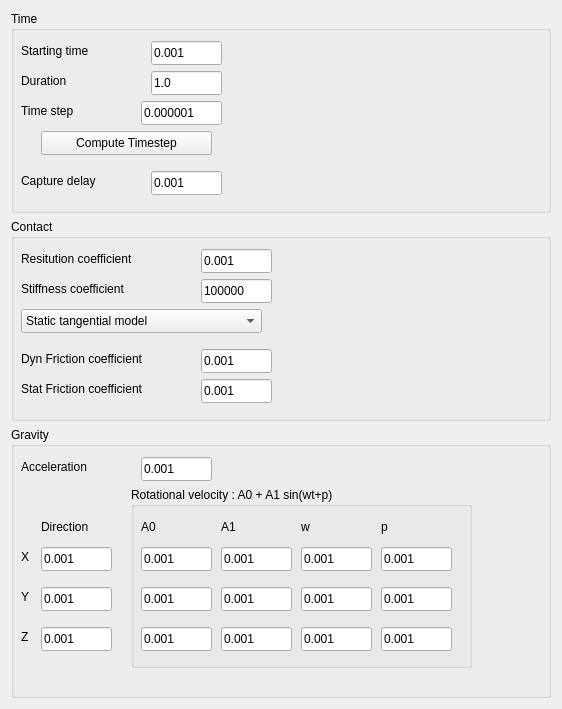
      <widget class="QWidget" name="scrollAreaWidgetContents">
       <property name="geometry">
        <rect>
         <x>0</x>
         <y>-320</y>
         <width>562</width>
         <height>709</height>
        </rect>
       </property>
       <layout class="QVBoxLayout" name="verticalLayout">
        <item>
         <widget class="QGroupBox" name="timeSetupGroupBox">
          <property name="minimumSize">
           <size>
            <width>231</width>
            <height>201</height>
           </size>
          </property>
          <property name="title">
           <string>Time</string>
          </property>
          <widget class="QLineEdit" name="startingTimeField">
           <property name="geometry">
            <rect>
             <x>140</x>
             <y>30</y>
             <width>71</width>
             <height>24</height>
            </rect>
           </property>
           <property name="text">
            <string>0.001</string>
           </property>
          </widget>
          <widget class="QLabel" name="label_15">
           <property name="geometry">
            <rect>
             <x>10</x>
             <y>30</y>
             <width>171</width>
             <height>20</height>
            </rect>
           </property>
           <property name="text">
            <string>Starting time</string>
           </property>
          </widget>
          <widget class="QLineEdit" name="durationField">
           <property name="geometry">
            <rect>
             <x>140</x>
             <y>60</y>
             <width>71</width>
             <height>24</height>
            </rect>
           </property>
           <property name="text">
            <string>1.0</string>
           </property>
          </widget>
          <widget class="QLabel" name="label_16">
           <property name="geometry">
            <rect>
             <x>10</x>
             <y>60</y>
             <width>171</width>
             <height>20</height>
            </rect>
           </property>
           <property name="text">
            <string>Duration</string>
           </property>
          </widget>
          <widget class="QLineEdit" name="timestepField">
           <property name="geometry">
            <rect>
             <x>130</x>
             <y>90</y>
             <width>81</width>
             <height>24</height>
            </rect>
           </property>
           <property name="text">
            <string>0.000001</string>
           </property>
          </widget>
          <widget class="QLabel" name="label_17">
           <property name="geometry">
            <rect>
             <x>10</x>
             <y>90</y>
             <width>171</width>
             <height>20</height>
            </rect>
           </property>
           <property name="text">
            <string>Time step</string>
           </property>
          </widget>
          <widget class="QPushButton" name="computeTimestep">
           <property name="geometry">
            <rect>
             <x>30</x>
             <y>120</y>
             <width>171</width>
             <height>24</height>
            </rect>
           </property>
           <property name="text">
            <string>Compute Timestep</string>
           </property>
          </widget>
          <widget class="QLineEdit" name="captureDelayField">
           <property name="geometry">
            <rect>
             <x>140</x>
             <y>160</y>
             <width>71</width>
             <height>24</height>
            </rect>
           </property>
           <property name="text">
            <string>0.001</string>
           </property>
          </widget>
          <widget class="QLabel" name="label_18">
           <property name="geometry">
            <rect>
             <x>10</x>
             <y>160</y>
             <width>171</width>
             <height>20</height>
            </rect>
           </property>
           <property name="text">
            <string>Capture delay</string>
           </property>
          </widget>
         </widget>
        </item>
        <item>
         <widget class="QGroupBox" name="groupBox_4">
          <property name="minimumSize">
           <size>
            <width>271</width>
            <height>201</height>
           </size>
          </property>
          <property name="title">
           <string>Contact</string>
          </property>
          <widget class="QLineEdit" name="restitutionField">
           <property name="geometry">
            <rect>
             <x>190</x>
             <y>30</y>
             <width>71</width>
             <height>24</height>
            </rect>
           </property>
           <property name="text">
            <string>0.001</string>
           </property>
          </widget>
          <widget class="QLabel" name="label_3">
           <property name="geometry">
            <rect>
             <x>10</x>
             <y>30</y>
             <width>171</width>
             <height>20</height>
            </rect>
           </property>
           <property name="text">
            <string>Resitution coefficient</string>
           </property>
          </widget>
          <widget class="QLabel" name="label_13">
           <property name="geometry">
            <rect>
             <x>10</x>
             <y>60</y>
             <width>171</width>
             <height>20</height>
            </rect>
           </property>
           <property name="text">
            <string>Stiffness coefficient</string>
           </property>
          </widget>
          <widget class="QLineEdit" name="stiffnessField">
           <property name="geometry">
            <rect>
             <x>190</x>
             <y>60</y>
             <width>71</width>
             <height>24</height>
            </rect>
           </property>
           <property name="text">
            <string>100000</string>
           </property>
          </widget>
          <widget class="QComboBox" name="tangentialModelComboBox">
           <property name="geometry">
            <rect>
             <x>10</x>
             <y>90</y>
             <width>241</width>
             <height>24</height>
            </rect>
           </property>
           <item>
            <property name="text">
             <string>Static tangential model</string>
            </property>
           </item>
           <item>
            <property name="text">
             <string>Dynamic tangential model</string>
            </property>
           </item>
          </widget>
          <widget class="QLabel" name="label_4">
           <property name="geometry">
            <rect>
             <x>10</x>
             <y>130</y>
             <width>171</width>
             <height>20</height>
            </rect>
           </property>
           <property name="text">
            <string>Dyn Friction coefficient</string>
           </property>
          </widget>
          <widget class="QLineEdit" name="dynFrictionField">
           <property name="geometry">
            <rect>
             <x>190</x>
             <y>130</y>
             <width>71</width>
             <height>24</height>
            </rect>
           </property>
           <property name="text">
            <string>0.001</string>
           </property>
          </widget>
          <widget class="QLabel" name="static_friction_coefficient_label">
           <property name="geometry">
            <rect>
             <x>10</x>
             <y>160</y>
             <width>171</width>
             <height>20</height>
            </rect>
           </property>
           <property name="text">
            <string>Stat Friction coefficient</string>
           </property>
          </widget>
          <widget class="QLineEdit" name="staticFrictionField">
           <property name="geometry">
            <rect>
             <x>190</x>
             <y>160</y>
             <width>71</width>
             <height>24</height>
            </rect>
           </property>
           <property name="text">
            <string>0.001</string>
           </property>
          </widget>
         </widget>
        </item>
        <item>
         <widget class="QGroupBox" name="groupBox_2">
          <property name="minimumSize">
           <size>
            <width>471</width>
            <height>271</height>
           </size>
          </property>
          <property name="title">
           <string>Gravity</string>
          </property>
          <widget class="QLabel" name="label_5">
           <property name="geometry">
            <rect>
             <x>10</x>
             <y>30</y>
             <width>171</width>
             <height>20</height>
            </rect>
           </property>
           <property name="text">
            <string>Acceleration</string>
           </property>
          </widget>
          <widget class="QLabel" name="label_6">
           <property name="geometry">
            <rect>
             <x>10</x>
             <y>120</y>
             <width>171</width>
             <height>20</height>
            </rect>
           </property>
           <property name="text">
            <string>X</string>
           </property>
          </widget>
          <widget class="QLabel" name="label_7">
           <property name="geometry">
            <rect>
             <x>10</x>
             <y>160</y>
             <width>171</width>
             <height>20</height>
            </rect>
           </property>
           <property name="text">
            <string>Y</string>
           </property>
          </widget>
          <widget class="QLabel" name="label_8">
           <property name="geometry">
            <rect>
             <x>10</x>
             <y>200</y>
             <width>171</width>
             <height>20</height>
            </rect>
           </property>
           <property name="text">
            <string>Z</string>
           </property>
          </widget>
          <widget class="QLineEdit" name="gravity_acceleration_field">
           <property name="geometry">
            <rect>
             <x>130</x>
             <y>30</y>
             <width>71</width>
             <height>24</height>
            </rect>
           </property>
           <property name="text">
            <string>0.001</string>
           </property>
          </widget>
          <widget class="QLineEdit" name="gravity_x_direction_field">
           <property name="geometry">
            <rect>
             <x>30</x>
             <y>120</y>
             <width>71</width>
             <height>24</height>
            </rect>
           </property>
           <property name="text">
            <string>0.001</string>
           </property>
          </widget>
          <widget class="QLineEdit" name="gravity_y_direction_field">
           <property name="geometry">
            <rect>
             <x>30</x>
             <y>160</y>
             <width>71</width>
             <height>24</height>
            </rect>
           </property>
           <property name="text">
            <string>0.001</string>
           </property>
          </widget>
          <widget class="QLineEdit" name="gravity_z_direction_field">
           <property name="geometry">
            <rect>
             <x>30</x>
             <y>200</y>
             <width>71</width>
             <height>24</height>
            </rect>
           </property>
           <property name="text">
            <string>0.001</string>
           </property>
          </widget>
          <widget class="QGroupBox" name="groupBox_3">
           <property name="geometry">
            <rect>
             <x>120</x>
             <y>60</y>
             <width>341</width>
             <height>181</height>
            </rect>
           </property>
           <property name="title">
            <string>Rotational velocity : A0 + A1 sin(wt+p)</string>
           </property>
           <widget class="QLineEdit" name="gravity_vx_a0_field">
            <property name="geometry">
             <rect>
              <x>10</x>
              <y>60</y>
              <width>71</width>
              <height>24</height>
             </rect>
            </property>
            <property name="text">
             <string>0.001</string>
            </property>
           </widget>
           <widget class="QLineEdit" name="gravity_vx_a1_field">
            <property name="geometry">
             <rect>
              <x>90</x>
              <y>60</y>
              <width>71</width>
              <height>24</height>
             </rect>
            </property>
            <property name="text">
             <string>0.001</string>
            </property>
           </widget>
           <widget class="QLineEdit" name="gravity_vx_w_field">
            <property name="geometry">
             <rect>
              <x>170</x>
              <y>60</y>
              <width>71</width>
              <height>24</height>
             </rect>
            </property>
            <property name="text">
             <string>0.001</string>
            </property>
           </widget>
           <widget class="QLineEdit" name="gravity_vx_p_field">
            <property name="geometry">
             <rect>
              <x>250</x>
              <y>60</y>
              <width>71</width>
              <height>24</height>
             </rect>
            </property>
            <property name="text">
             <string>0.001</string>
            </property>
           </widget>
           <widget class="QLabel" name="label_9">
            <property name="geometry">
             <rect>
              <x>10</x>
              <y>30</y>
              <width>71</width>
              <height>20</height>
             </rect>
            </property>
            <property name="text">
             <string>A0</string>
            </property>
           </widget>
           <widget class="QLabel" name="label_10">
            <property name="geometry">
             <rect>
              <x>90</x>
              <y>30</y>
              <width>71</width>
              <height>20</height>
             </rect>
            </property>
            <property name="text">
             <string>A1</string>
            </property>
           </widget>
           <widget class="QLabel" name="label_11">
            <property name="geometry">
             <rect>
              <x>170</x>
              <y>30</y>
              <width>71</width>
              <height>20</height>
             </rect>
            </property>
            <property name="text">
             <string>w</string>
            </property>
           </widget>
           <widget class="QLabel" name="label_12">
            <property name="geometry">
             <rect>
              <x>250</x>
              <y>30</y>
              <width>71</width>
              <height>20</height>
             </rect>
            </property>
            <property name="text">
             <string>p</string>
            </property>
           </widget>
           <widget class="QLineEdit" name="gravity_vy_a1_field">
            <property name="geometry">
             <rect>
              <x>90</x>
              <y>100</y>
              <width>71</width>
              <height>24</height>
             </rect>
            </property>
            <property name="text">
             <string>0.001</string>
            </property>
           </widget>
           <widget class="QLineEdit" name="gravity_vy_w_field">
            <property name="geometry">
             <rect>
              <x>170</x>
              <y>100</y>
              <width>71</width>
              <height>24</height>
             </rect>
            </property>
            <property name="text">
             <string>0.001</string>
            </property>
           </widget>
           <widget class="QLineEdit" name="gravity_vy_a0_field">
            <property name="geometry">
             <rect>
              <x>10</x>
              <y>100</y>
              <width>71</width>
              <height>24</height>
             </rect>
            </property>
            <property name="text">
             <string>0.001</string>
            </property>
           </widget>
           <widget class="QLineEdit" name="gravity_vy_p_field">
            <property name="geometry">
             <rect>
              <x>250</x>
              <y>100</y>
              <width>71</width>
              <height>24</height>
             </rect>
            </property>
            <property name="text">
             <string>0.001</string>
            </property>
           </widget>
           <widget class="QLineEdit" name="gravity_vz_w_field">
            <property name="geometry">
             <rect>
              <x>170</x>
              <y>140</y>
              <width>71</width>
              <height>24</height>
             </rect>
            </property>
            <property name="text">
             <string>0.001</string>
            </property>
           </widget>
           <widget class="QLineEdit" name="gravity_vz_a1_field">
            <property name="geometry">
             <rect>
              <x>90</x>
              <y>140</y>
              <width>71</width>
              <height>24</height>
             </rect>
            </property>
            <property name="text">
             <string>0.001</string>
            </property>
           </widget>
           <widget class="QLineEdit" name="gravity_vz_a0_field">
            <property name="geometry">
             <rect>
              <x>10</x>
              <y>140</y>
              <width>71</width>
              <height>24</height>
             </rect>
            </property>
            <property name="text">
             <string>0.001</string>
            </property>
           </widget>
           <widget class="QLineEdit" name="gravity_vz_p_field">
            <property name="geometry">
             <rect>
              <x>250</x>
              <y>140</y>
              <width>71</width>
              <height>24</height>
             </rect>
            </property>
            <property name="text">
             <string>0.001</string>
            </property>
           </widget>
          </widget>
          <widget class="QLabel" name="label_21">
           <property name="geometry">
            <rect>
             <x>30</x>
             <y>90</y>
             <width>71</width>
             <height>20</height>
            </rect>
           </property>
           <property name="text">
            <string>Direction</string>
           </property>
          </widget>
         </widget>
        </item>
       </layout>
      </widget>
